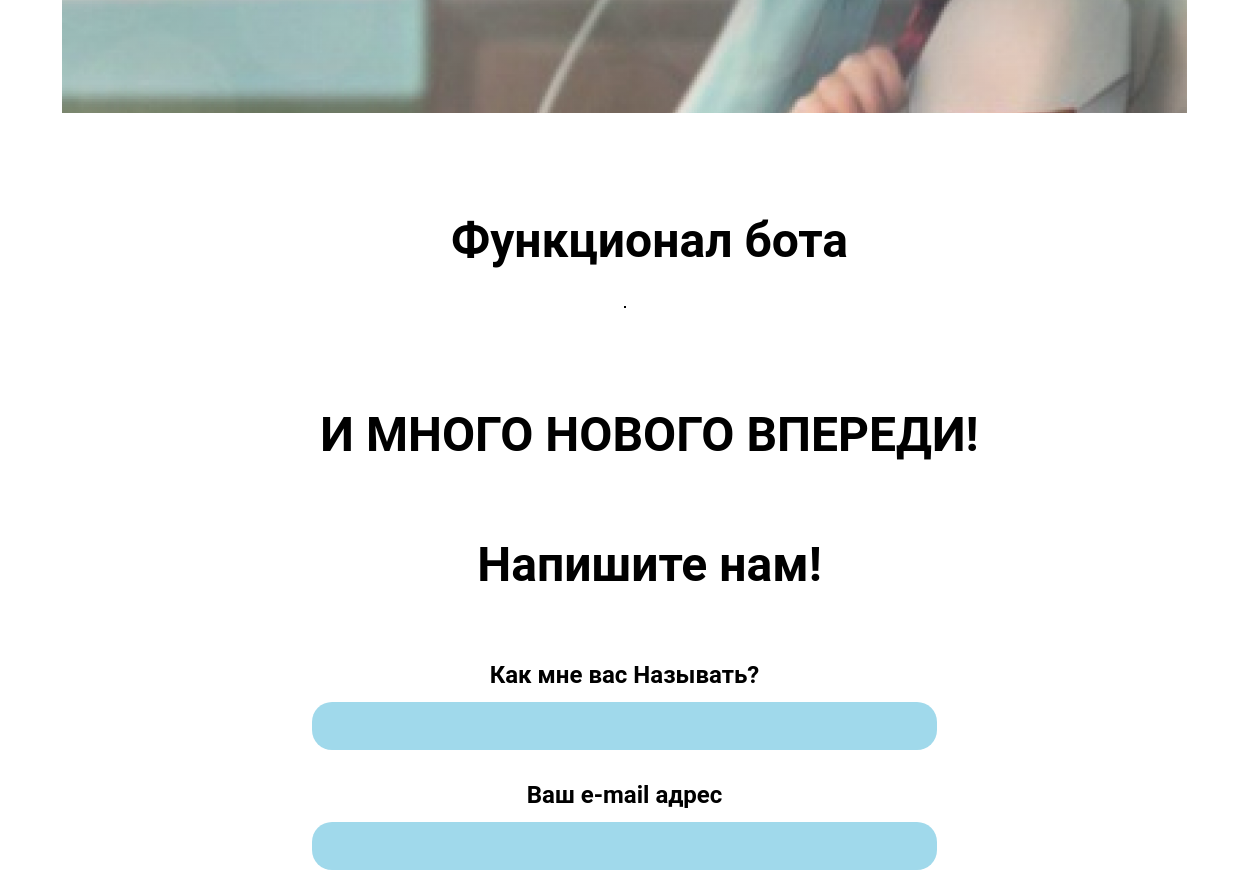
/ (middle part), run on an earlier commit of the app's database.
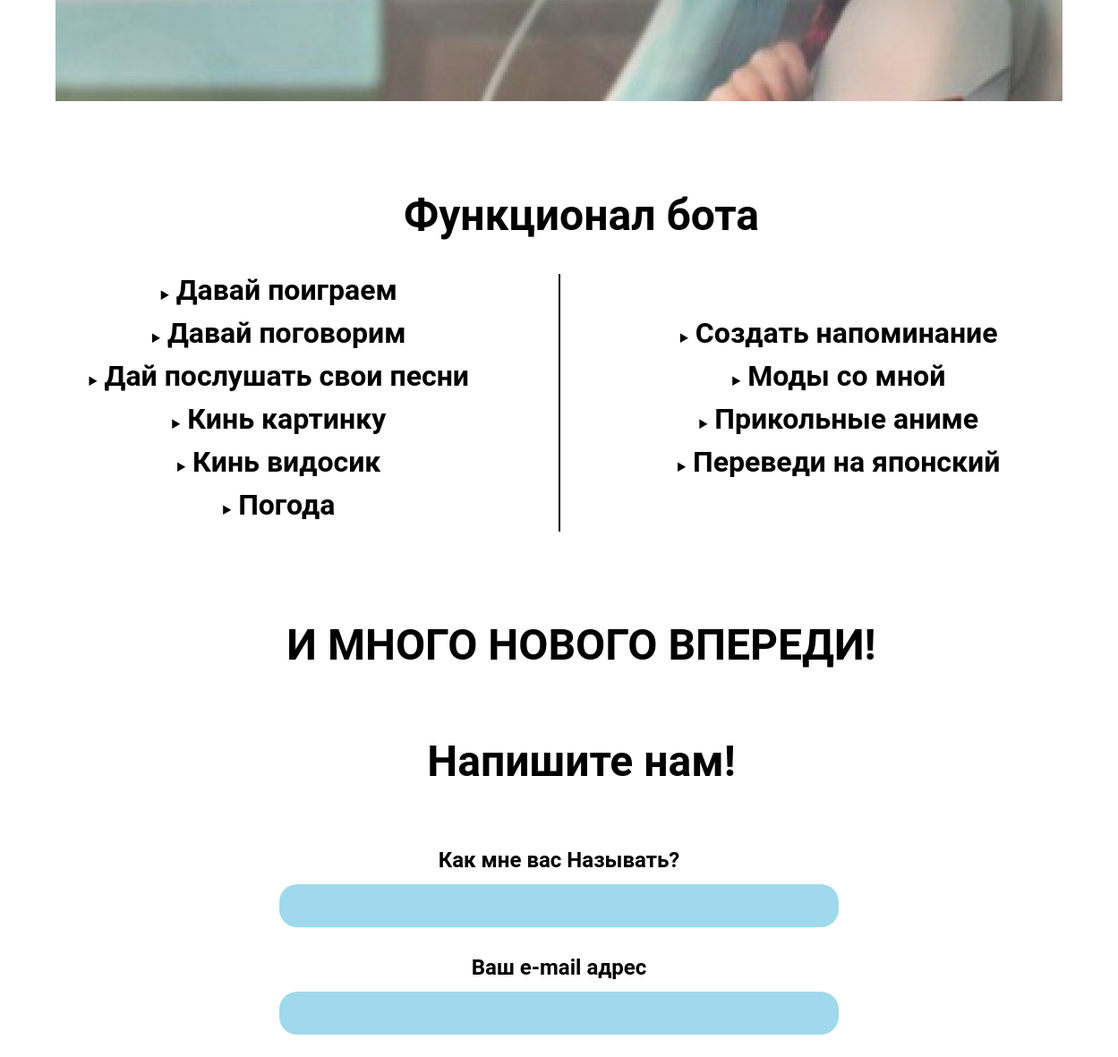
And on a later commit of the database.
### main/models.py (models this page shows, shortened)
class BotFunctions (models.Model):
    name = models.TextField(db_column = 'name',null = False,verbose_name='Название функции')
    description = models.TextField(db_column = 'description',null = False,verbose_name='Описание функции')
    class Meta:
        verbose_name = "Описание функций"

### main/views.py (the view)
# urls.py: path('',views.index),
def index(request):
    functions = BotFunctions.objects.values()
    return render(request,'main/index.html',{'functions':functions})

### main/templates/main/index.html (shortened to what this page needs)
<!DOCTYPE html> {% load static %}
<html lang="ru">
<head>
    <link rel="stylesheet" href="{% static 'css/index.css'%}?{% now " U " %}">
</head>
<body>
    <div class="page" id="page">
        <main>
            <div v-else class="about-bot">
            </div>
            <h1 class="text-center" id="functional">Функционал бота</h1>
            <div class="func-box">
                <div class="left-func">
                    {% for i in functions|slice:":6" %}
                    <details class="about-func">
                        <summary>
                            <span>
                                {{i.name}}
                            </span>
                        </summary>
                    </details>
                    {% endfor %}
                </div>
                <div class="separator">
                </div>
                <div class="right-func">
                    {% for i in functions|slice:"6:" %}
                    <details class="about-func">
                        <summary>
                            <span>
                                {{i.name}}
                            </span>
                        </summary>
                    </details>
                    {% endfor %}
                </div>
            </div>
            <h1 class="text-center">
                И МНОГО НОВОГО ВПЕРЕДИ!
            </h1>
            <h1 class="text-center">
                Напишите нам!
            </h1>
            <form action="">
                <label for="username">Как мне вас Называть?</label>
                <input type="text" name="username" id="username">
                <label for="email">Ваш e-mail адрес</label>
                <input type="email" name="email" id="email">
            </form>
        </main>
    </div>
</body>
</html>

### main/static/css/index.css (style rules this page uses)
* { margin: 0; padding: 0; }
html { width: 100%; height: 100% !important; min-height: 100vh; overflow-x: hidden; }
body { width: 100%; height: 100% !important; min-height: 100vh; font-family: 'Roboto', sans-serif; }
.page { display: flex; flex-direction: column; min-height: 100vh; height: 100% !; width: 100%; }
main { height: max-content; width: 100%; margin-top: 15%; margin-bottom: 6.5%; flex-direction: column; flex: 1 1 auto; display: flex; }
main h1 { font-style: normal; font-weight: 700; font-size: 3rem; position: relative; left: 2%; line-height: 130px; }
.about-bot { background-image: linear-gradient(180deg, #00303A 0%, rgba(0, 118, 145, 0) 100%), url("../images/about-bg.png"); background-size: cover; background-repeat: no-repeat; width: 90%; position: relative; left: 5%; height: 54rem; margin-bottom: 5%; display: flex; flex-direction: column; justify-content: center; }
.text-center { text-align: center; }
.func-box { display: flex; flex-direction: row; width: 100%; height: 50%; margin-bottom: 5%; }
.left-func { width: 50%; display: flex; justify-content: center; flex-direction: column; }
.left-func span { font-style: normal; font-weight: 700; font-size: 2rem; line-height: 75px; text-align: center; color: #000000; margin-top: 5%; }
.right-func { width: 50%; display: flex; justify-content: center; flex-direction: column; }
.right-func span { font-style: normal; font-weight: 700; font-size: 2rem; line-height: 75px; text-align: center; color: #000000; margin-top: 5%; }
.separator { border: 1px solid #000000; transform: rotate(180deg); }
form { display: flex; flex-direction: column; width: 50%; left: calc(50% - 50% / 2); position: relative; text-align: center; margin-bottom: 5%; }
form label { margin-top: 5%; font-style: normal; font-weight: bold; font-size: 1.5rem; text-align: center; color: #000000; }
form input, textarea { background: rgba(66, 179, 215, 0.5); border-radius: 20px; outline: none; border: none; text-align: center; font-weight: bolder; font-size: xx-large; height: 3rem; margin-top: 2%; }
.about-func { background: none; text-align: center; }
.about-func summary { background: none; width: 100%; line-height: 3rem; height: max-content; }
.about-func summary span { line-height: 22px; }

What changed in the data, as far as the page shows it:
added BotFunctions: name "Давай поиграем", shown under "Функционал бота"
added BotFunctions: name "Давай поговорим", shown under "Функционал бота"
added BotFunctions: name "Дай послушать свои песни", shown under "Функционал бота"
added BotFunctions: name "Кинь картинку", shown under "Функционал бота"
added BotFunctions: name "Кинь видосик", shown under "Функционал бота"
added BotFunctions: name "Погода", shown under "Функционал бота"
added BotFunctions: name "Создать напоминание"
added BotFunctions: name "Моды со мной"
added BotFunctions: name "Прикольные аниме"
added BotFunctions: name "Переведи на японский"
